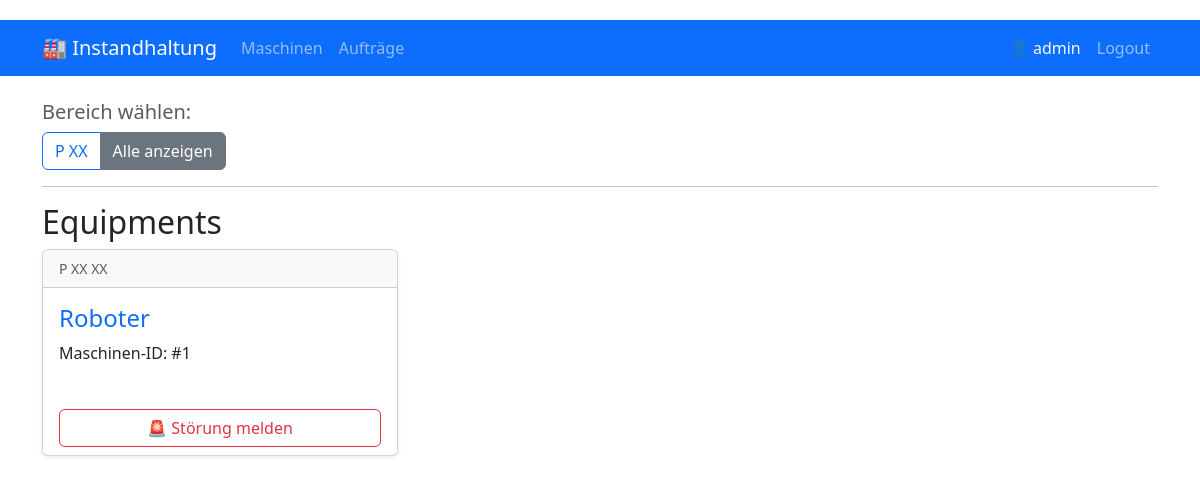
/ (signed in), run on the app's committed database.
### core/models.py (models this page shows, shortened)
class User(AbstractUser):
    class Role(models.TextChoices):
        OPERATOR = 'OP', 'Maschinenführer'
        COORDINATOR = 'CO', 'IH-Koordinator'
        TECHNICIAN = 'TE', 'Instandhalter'
        MANAGER = 'MG', 'Manager'
    role = models.CharField(
        max_length=2,
        choices=Role.choices,
        default=Role.OPERATOR
     )

class Department(models.Model):
    name = models.CharField(max_length=5)

class Machine(models.Model):
    name = models.CharField(max_length=100)
    inventory_number = models.CharField(max_length=50, unique=True)
    subarea = models.ForeignKey('SubArea', on_delete=models.CASCADE, null=True, blank=True,related_name='machines') # Verknopfung zur SubArea

class SubArea(models.Model):
    name = models.CharField(max_length=50)
    department = models.ForeignKey('Department', on_delete=models.CASCADE, null=True, blank=True,  related_name='subareas')

### core/views.py (the view)
# urls.py: path('', views.machine_list, name='machine_list'),
@login_required
def machine_list(request):
    departments = Department.objects.all()
    dept_id = request.GET.get('department')
    sub_id = request.GET.get('subarea')
    machines = Machine.objects.all()
    subareas = all
    if dept_id:
        machines = Machine.objects.filter(subarea__department_id=dept_id)
        subareas = SubArea.objects.filter(department_id=dept_id)
    if sub_id:
        machines = machines.filter(subarea_id=sub_id)
    context = {
        'departments': departments,
        'subareas': subareas,
        'machines': machines,
        'selected_dept': int(dept_id) if dept_id else None,
        'selected_sub': int(sub_id) if sub_id else None,
        'order_form': OrderForm()
    }
    return render(request, 'core/machine_list.html', context)

### core/templates/core/machine_list.html (shortened to what this page needs)
{% extends 'core/base.html' %}
{% block content %}<!DOCTYPE html>
<html>
<head>
</head>
<body>
    <div class="mb-3">
        <h5 class="text-muted">Bereich wählen:</h5>
        <div class="btn-group flex-wrap">
            {% for dept in departments %}
                <a href="?department={{ dept.id }}"
                   class="btn {% if dept.id == selected_dept %}btn-primary{% else %}btn-outline-primary{% endif %}">
                    {{ dept.name }}
                </a>
            {% endfor %}
            <a href="{% url 'machine_list' %}" class="btn btn-secondary">Alle anzeigen</a>
        </div>
    </div>
    <hr>
    <h2>Equipments</h2>
    <div class="row">
        {% for machine in machines %}
            <div class="col-md-4 mb-4">
                <div class="card h-100 shadow-sm hover-effect">
                    <div class="card-header bg-light text-muted small">
                         {{ machine.subarea.name|default:"Kein Bereich" }}
                    </div>
                    <div class="card-body">
                        <h4 class="card-title text-primary">
    <a href="{% url 'machine_detail' machine.id %}" class="text-decoration-none text-primary">
        {{ machine.name }}
    </a>
</h4>
                        <p class="card-text">
                            Maschinen-ID: #{{ machine.id }}
                        </p>
                    </div>
                    <div class="card-footer bg-white border-top-0">
                        <button type="button"
        class="btn btn-outline-danger w-100 js-open-modal"
        data-id="{{ machine.id }}"
        data-name="{{ machine.name }}">
    🚨 Störung melden
</button>
                    </div>
                </div>
            </div>
        {% endfor %}
    </div>
</body>
</html>
{% endblock %}

### core/templates/core/base.html (shortened to what this page needs)
{% load static %}<!DOCTYPE html>
<html lang="de">
<head>
    <link href="{% static 'css/bootstrap.min.css' %}" rel="stylesheet">
</head>
<body>
    <nav class="navbar navbar-expand-lg navbar-dark bg-primary mb-4">
        <div class="container">
            <a class="navbar-brand" href="#">🏭 Instandhaltung</a>
            <div class="collapse navbar-collapse" id="navbarNav">
                <ul class="navbar-nav me-auto">
                    <li class="nav-item">
                        <a class="nav-link" href="{% url 'machine_list' %}">Maschinen</a>
                    </li>
                    <li class="nav-item">
                        <a class="nav-link" href="{% url 'order_list' %}">Aufträge</a>
                    </li>
                </ul>
                <ul class="navbar-nav">
                    {% if user.is_authenticated %}
                        <li class="nav-item">
                            <span class="nav-link text-light">👤 {{ user.username }}</span>
                        </li>
                        <li class="nav-item">
    <form action="{% url 'logout' %}" method="post">
        <button type="submit" class="nav-link btn btn-link">Logout</button>
    </form>
</li>
                    {% endif %}
                </ul>
            </div>
        </div>
    </nav>
    <div class="container">
        {% block content %}
        {% endblock %}
    </div>
</body>
</html>

### core/templates/core/base.html (style rules this page uses)
body { padding-top: 20px; }
.card { margin-bottom: 20px; }

### data on the page
User: username "admin"
Department: name "P XX"
Machine: subarea.name "P XX XX", name "Roboter", id "1"
